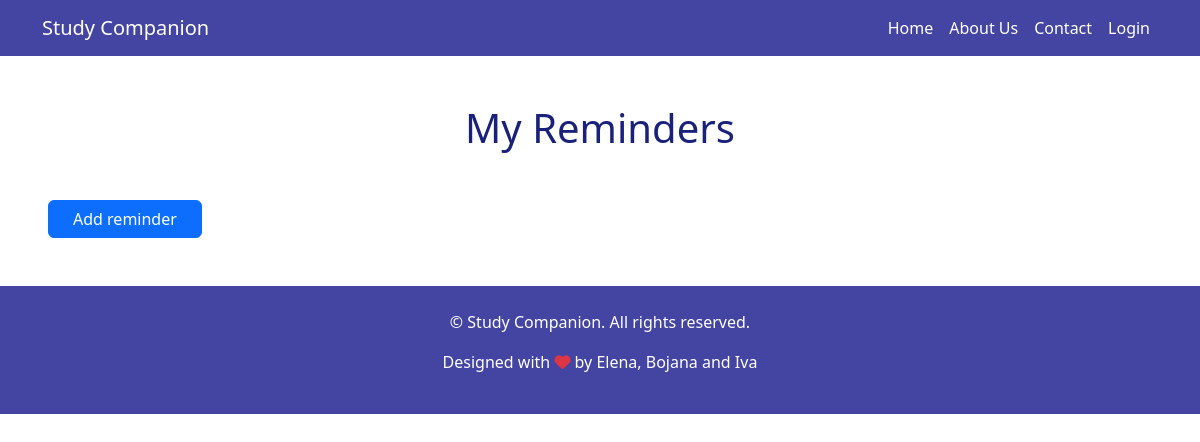
/reminders/, run on an earlier commit of the app's database.
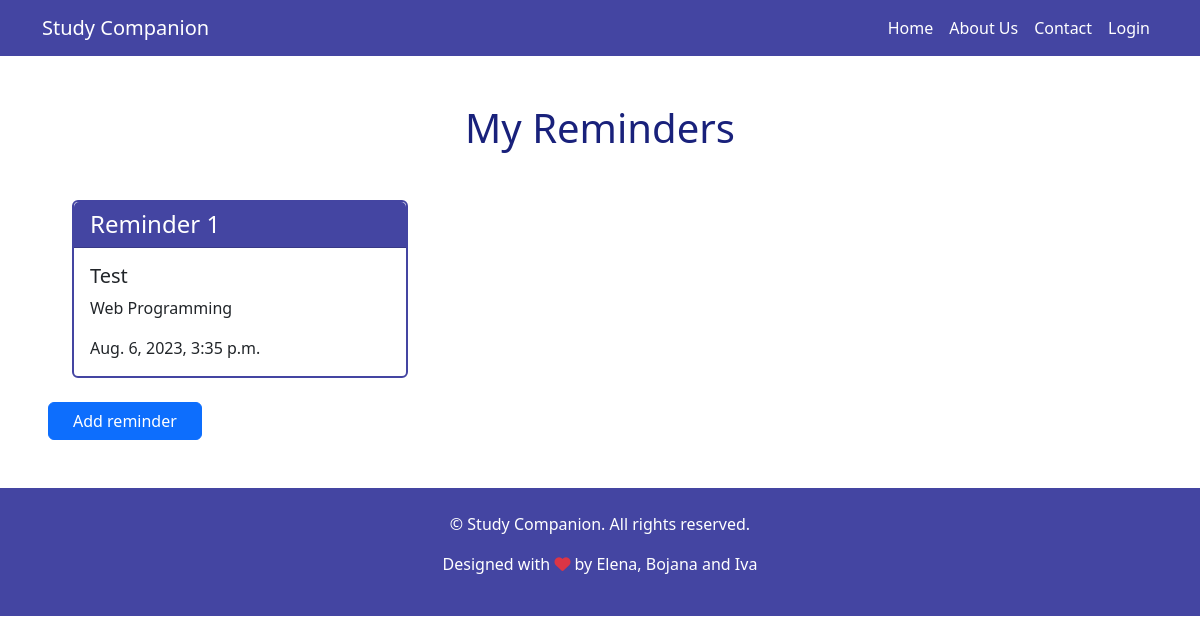
And on a later commit of the database.
### app/models.py (models this page shows, shortened)
class Reminder(models.Model):
    name = models.CharField(max_length=200)
    description = models.CharField(max_length=500)
    course = models.ForeignKey(Course, on_delete=models.CASCADE)
    deadline = models.DateTimeField(default=datetime.now() + timedelta(days=7))

class Course(models.Model):
    name = models.CharField(max_length=100)
    def __str__(self):
        return f"{self.name}"

### app/views.py (the view)
# urls.py: path('reminders/', views.reminders_all, name='reminders'),
def reminders_all(request):
    reminders = Reminder.objects.all()
    return render(request, 'reminders.html', {'reminders': reminders})

### templates/reminders.html
{% extends "base.html" %}
{% block content %}
    <div class="text-center my-5">
        <h1 class="primary-text"> My Reminders </h1>
    </div>
    <div class="mx-5 px-4">
        <div class="row">
            {% for reminder in reminders %}
                <div class="col-md-4 mb-4">
                    <div class="card navcolor-border">
                        <h4 class="card-header navcolor text-white">{{ reminder.name }}</h4>
                        <div class="card-body">
                            <h5 class="card-title">{{ reminder.description }}</h5>
                            <p class="card-text">{{ reminder.course }}</p>
                            <p class="card-text">{{ reminder.deadline }}</p>
                        </div>
                    </div>
                </div>
            {% endfor %}
        </div>
    </div>
    <a href="{% url 'add_reminder' %}" class="btn btn-primary mx-5 px-4">Add reminder</a>
{% endblock %}

What changed in the data, as far as the page shows it:
added Reminder: name "Reminder 1", description "Test", course "Web Programming", deadline "Aug. 6, 2023, 3:35 p.m."
